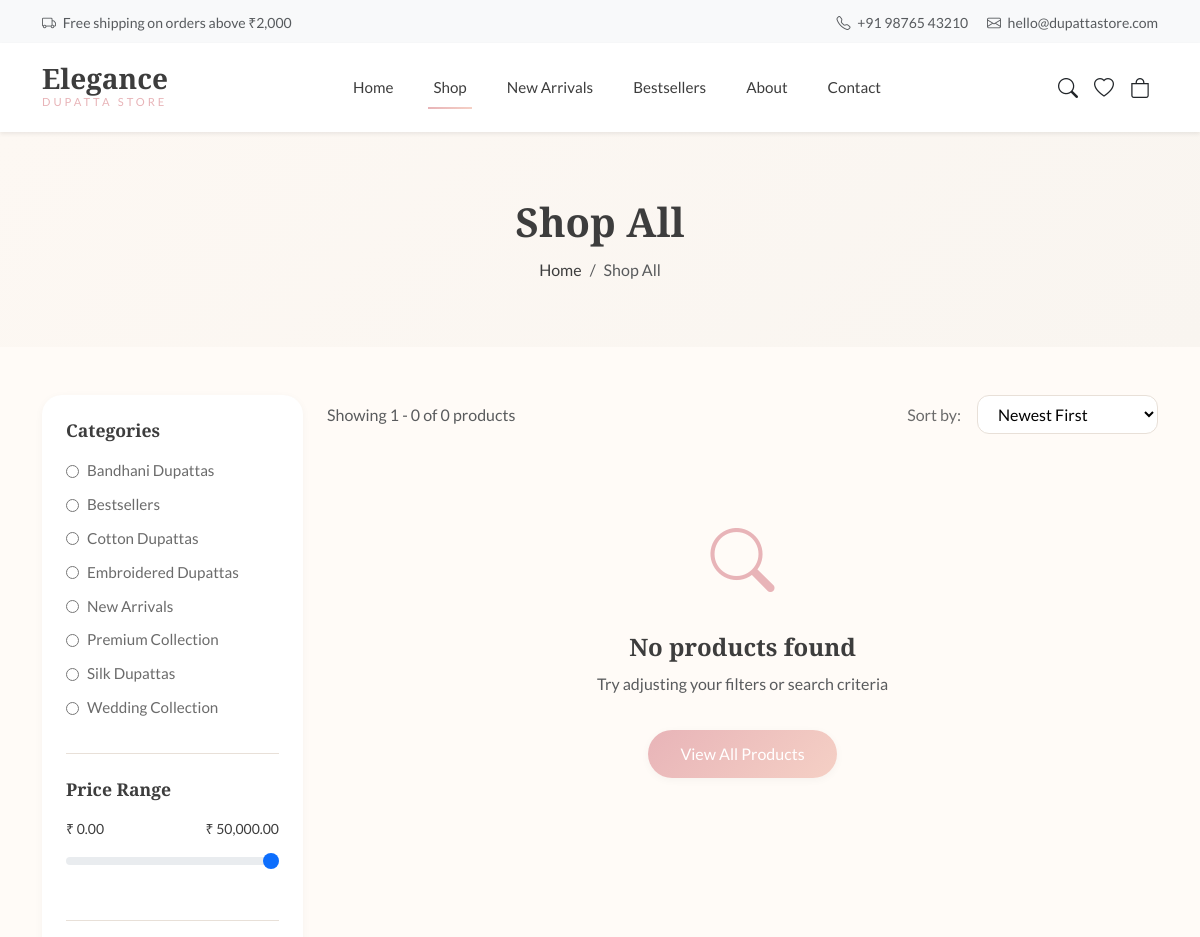
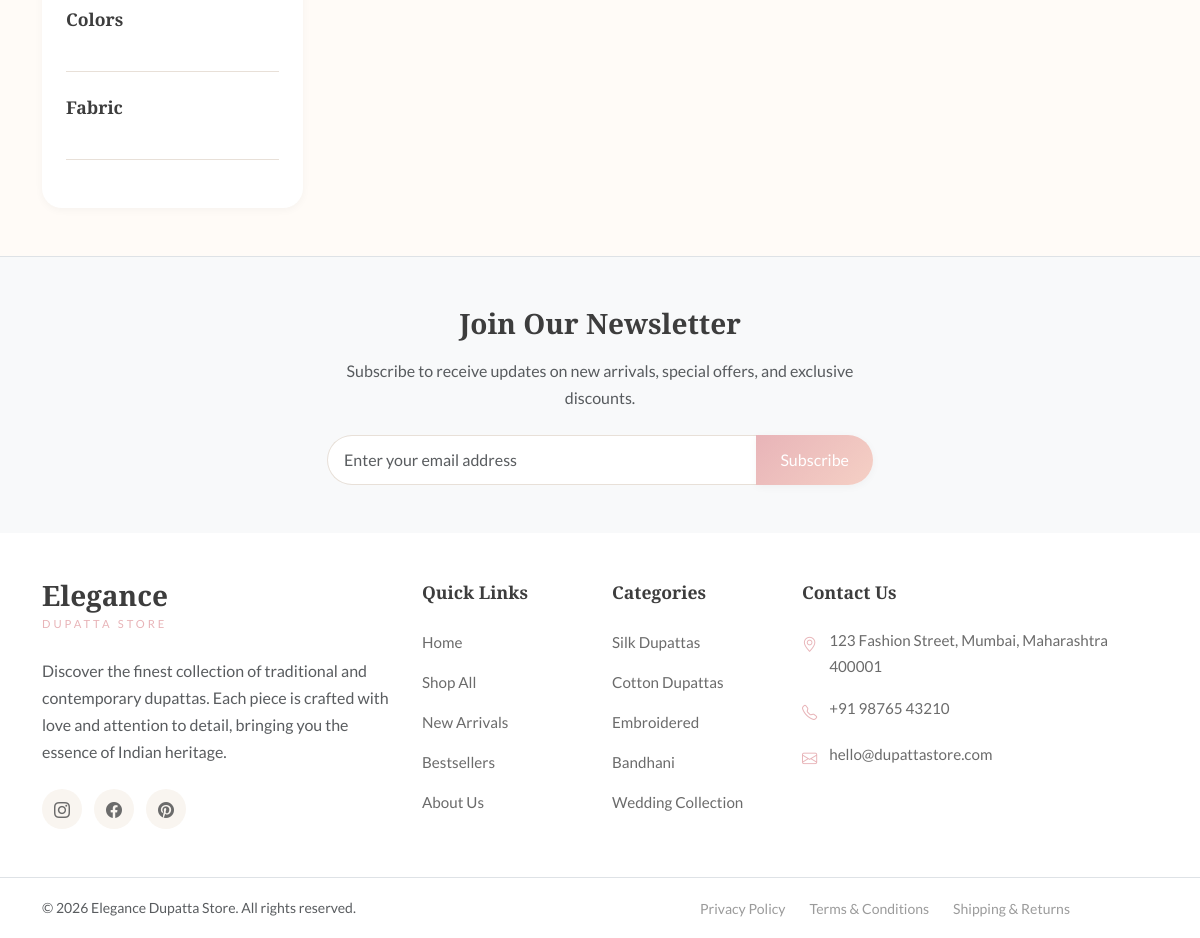
The page /shop.php on the database its author committed (2 pictures, top to bottom).
### tables this page shows
CREATE TABLE site_settings (
    id INT AUTO_INCREMENT PRIMARY KEY,
    setting_key VARCHAR(100) UNIQUE NOT NULL,
    setting_value TEXT,
    created_at TIMESTAMP DEFAULT CURRENT_TIMESTAMP,
    updated_at TIMESTAMP DEFAULT CURRENT_TIMESTAMP ON UPDATE CURRENT_TIMESTAMP
);

CREATE TABLE categories (
    id INT AUTO_INCREMENT PRIMARY KEY,
    name VARCHAR(100) NOT NULL,
    slug VARCHAR(100) UNIQUE NOT NULL,
    description TEXT,
    image VARCHAR(255),
    parent_id INT DEFAULT NULL,
    sort_order INT DEFAULT 0,
    is_active BOOLEAN DEFAULT TRUE,
    created_at TIMESTAMP DEFAULT CURRENT_TIMESTAMP,
    updated_at TIMESTAMP DEFAULT CURRENT_TIMESTAMP ON UPDATE CURRENT_TIMESTAMP,
    FOREIGN KEY (parent_id) REFERENCES categories(id) ON DELETE SET NULL
);

### shop.php (the view, shortened to what the rows shown need)
<?php
require_once 'includes/header.php';
$conn = getDBConnection();
$categorySlug = isset($_GET['category']) ? sanitize($_GET['category']) : '';
$search = isset($_GET['search']) ? sanitize($_GET['search']) : '';
$categoriesQuery = "SELECT * FROM categories WHERE is_active = 1 ORDER BY name";
$categoriesResult = $conn->query($categoriesQuery);
$pageTitle = $categorySlug ? ucwords(str_replace('-', ' ', $categorySlug)) : ($search ? "Search: $search" : 'Shop All');
?>
<section class="shop-header">
    <div class="container">
        <h1 class="shop-title"><?php echo $pageTitle; ?></h1>
    </div>
</section>
<section class="py-5">
    <div class="container">
        <div class="row">
            <div class="col-lg-3 mb-4 mb-lg-0">
                <div class="filter-sidebar">
                    <form id="filter-form" method="GET" action="shop.php">
                        <div class="filter-section">
                            <ul class="filter-options">
                                <?php while ($cat = $categoriesResult->fetch_assoc()): ?>
                                <li>
                                    <label>
                                        <input type="radio" name="category" value="<?php echo $cat['slug']; ?>"
                                            <?php echo $categorySlug == $cat['slug'] ? 'checked' : ''; ?>
                                            onchange="this.form.submit()">
                                        <?php echo htmlspecialchars($cat['name']); ?>
                                    </label>
                                </li>
                                <?php endwhile; ?>
                            </ul>
                        </div>
                    </form>
                </div>
            </div>
        </div>
    </div>
</section>
<?php require_once 'includes/footer.php'; ?>

### includes/header.php (shortened to what the rows shown need)
<?php
require_once __DIR__ . '/config.php';
?>
<!DOCTYPE html>
<html lang="en">
<head>
    <link href="https://cdn.jsdelivr.net/npm/bootstrap@5.3.2/dist/css/bootstrap.min.css" rel="stylesheet">
    <link rel="stylesheet" href="https://cdn.jsdelivr.net/npm/bootstrap-icons@1.11.1/font/bootstrap-icons.css">
    <link rel="stylesheet" href="<?php echo ASSETS_URL; ?>/css/style.css">
</head>
<body>
    <div class="top-bar bg-light py-2">
        <div class="container">
            <div class="row align-items-center">
                <div class="col-md-6 text-center text-md-end">
                    <small class="text-muted">
                        <a href="tel:<?php echo str_replace(' ', '', getSiteSetting('contact_phone')); ?>" class="text-muted text-decoration-none me-3">
                            <i class="bi bi-telephone me-1"></i> <?php echo getSiteSetting('contact_phone'); ?>
                        </a>
                        <a href="mailto:<?php echo getSiteSetting('contact_email'); ?>" class="text-muted text-decoration-none">
                            <i class="bi bi-envelope me-1"></i> <?php echo getSiteSetting('contact_email'); ?>
                        </a>
                    </small>
                </div>
            </div>
        </div>
    </div>

### includes/footer.php (shortened to what the rows shown need)
<?php
$contactPhone = getSiteSetting('contact_phone');
$contactEmail = getSiteSetting('contact_email');
$contactAddress = getSiteSetting('contact_address');
?>
    <footer class="footer bg-white border-top">
        <div class="footer-main py-5">
            <div class="container">
                <div class="row g-4">
                    <div class="col-lg-4 col-md-6">
                        <ul class="footer-contact">
                            <li>
                                <i class="bi bi-geo-alt"></i>
                                <span><?php echo nl2br($contactAddress); ?></span>
                            </li>
                            <li>
                                <i class="bi bi-telephone"></i>
                                <a href="tel:<?php echo str_replace(' ', '', $contactPhone); ?>"><?php echo $contactPhone; ?></a>
                            </li>
                            <li>
                                <i class="bi bi-envelope"></i>
                                <a href="mailto:<?php echo $contactEmail; ?>"><?php echo $contactEmail; ?></a>
                            </li>
                        </ul>
                    </div>
                </div>
            </div>
        </div>
    </footer>
</body>
</html>

### rows shown on the page
site_settings: setting_value "+91 98765 43210"
site_settings: setting_value "hello@dupattastore.com"
categories: slug "☐ Bandhani Dupattas", name "Bandhani Dupattas"
categories: slug "☐ Bestsellers", name "Bestsellers"
categories: slug "☐ Cotton Dupattas", name "Cotton Dupattas"
categories: slug "☐ Embroidered Dupattas", name "Embroidered Dupattas"
categories: slug "☐ New Arrivals", name "New Arrivals"
categories: slug "☐ Premium Collection", name "Premium Collection"
categories: slug "☐ Silk Dupattas", name "Silk Dupattas"
categories: slug "☐ Wedding Collection", name "Wedding Collection"
site_settings: setting_value "123 Fashion Street, Mumbai, Maharashtra 400001"

### other values the page prints
CURRENCY "₹"
$pageTitle "Shop All"
formatPrice($priceMin) "₹ 0.00"
formatPrice($priceMax) "₹ 50,000.00"
$offset + 1 "1"
min($offset + $perPage, $totalProducts) "0"
$totalProducts "0"
SITE_NAME "Elegance Dupatta Store"
